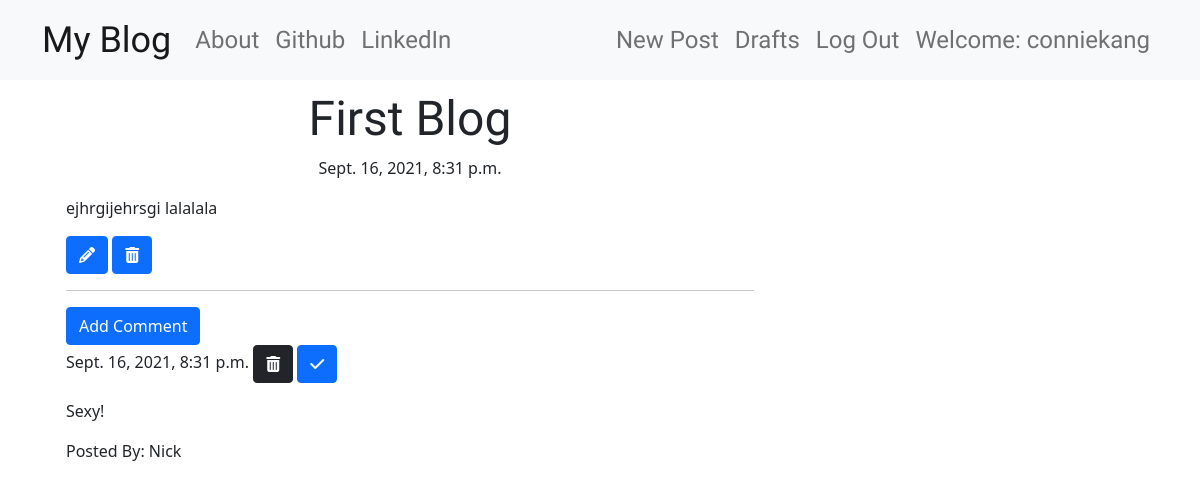
Screenshot of /post/3 (signed in) with the database file from the repository.
### blog/models.py (models this page shows, shortened)
class Post(models.Model):
    author = models.ForeignKey('auth.User', on_delete=models.CASCADE)
    title = models.CharField(max_length=200)
    text = models.TextField()
    create_date = models.DateTimeField(default=timezone.now())
    published_date = models.DateTimeField(blank=True, null=True)

class Comment(models.Model):
    post = models.ForeignKey('blog.Post', related_name='comments',on_delete=models.CASCADE)
    author = models.CharField(max_length=200)
    text = models.TextField()
    create_date = models.DateTimeField(default=timezone.now())
    approved_comment = models.BooleanField(default=False)

### blog/views.py (the view)
# urls.py: re_path(r'post/(?P<pk>\d+)$', views.PostDetailView.as_view(), name='post_detail'),
class PostDetailView(DetailView):
    model = Post

### blog/templates/blog/post_detail.html
{% extends 'blog/base.html' %}
{% block content %}
<div class="container">
<h1 class="posttitle loader">
    {{post.title}}
</h1>
{% if post.published_date %}
<div class="date postdate">
    {{ post.published_date }}
</div>
{% else %}
<a class="btn btn-dark" href="{% url 'post_publish' pk=post.pk %}">Publish</a>
{% endif %}
<p class="postcontent">{{post.text|safe|linebreaksbr}}</p>
{% if user.is_authenticated %}
<a class="btn btn-primary" href="{% url 'post_edit' pk=post.pk %}">
    <i class="fas fa-pencil-alt"></i>
</a>
<a class="btn btn-primary" href="{% url 'post_remove' pk=post.pk %}">
    <i class="fas fa-trash-alt"></i>
</a>
{% endif %}
<hr>
    <a href="{% url 'add_comment_to_post' pk=post.pk %}" class="btn btn-primary btn-comment">Add Comment</a>
    {% for comment in post.comments.all  %}
    <br>
        {% if user.is_authenticated or comment.approved_comment %}
            {{comment.create_date}}
            {% if not comment.approved_comment %}
            <a class="btn btn-dark" href="{% url 'comment_remove' pk=comment.pk %}">
                <i class="fas fa-trash-alt"></i>
            </a>
            <a class="btn btn-primary" href="{% url 'comment_approve' pk=comment.pk %}">
                <i class="fas fa-check"></i>
            </a>
            {% endif %}
            <p>{{comment.text|safe|linebreaksbr}}</p>
            <p>Posted By: {{comment.author}}</p>
        {% endif %}
        {% empty %}
        <p>No Comment</p>
    {% endfor %}
</div>
{% endblock content %}

### blog/templates/blog/base.html (shortened to what this page needs)
{% load static %}
<!DOCTYPE html>
<html lang="en">
<head>
    <link href="https://cdn.jsdelivr.net/npm/bootstrap@5.1.1/dist/css/bootstrap.min.css" rel="stylesheet">
    <link rel="stylesheet" href="//cdn.jsdelivr.net/npm/medium-editor@latest/dist/css/medium-editor.min.css" type="text/css" media="screen" charset="utf-8">
    <link rel="stylesheet" href="{% static 'css/blog.css' %}">
</head>
<body class="loader">
    <nav class="navbar navbar-expand-lg navbar-light bg-light techfont custom-navbar">
        <div class="container">
        <a class="navbar-brand bigbrand" href="{% url 'post_list' %}">My Blog</a>
          <div class="collapse navbar-collapse" id="navbarNavDropdown">
            <ul class="navbar-nav mr-auto">
                <li class="nav-item">
                    <a class="nav-link" href="{% url 'about' %}">About</a>
                </li>
                <li class="nav-item">
                    <a class="nav-link" href="https://github.com/conniehqk">Github</a>
                </li>
                <li class="nav-item">
                    <a class="nav-link" href="https://www.linkedin.com/in/connie-kang-948366115/">LinkedIn</a>
                </li>
            </ul>
            <ul class="navbar-nav ms-auto">
                {% if user.is_authenticated %}
                <li class="nav-item">
                    <a class="nav-link" href="{% url 'post_new' %}">New Post</a>
                </li>
                <li class="nav-item">
                    <a class="nav-link" href="{% url 'post_draft_list' %}">Drafts</a>
                </li>
                <li class="nav-item">
                    <a class="nav-link" href="{% url 'logout' %}">Log Out</a>
                </li>
                <li class="nav-item">
                    <a class="nav-link">Welcome: {{user.username}}</a>
                </li>
                {% else %}
                <li class="nav-item">
                    <a class="nav-link" href="{% url 'login' %}"><i class="fas fa-user"></i></a>
                </li>
                {% endif %}
            </ul>
          </div>
        </div>
    </nav>
    <div class="content container">
        <div class="row">
            <div class="col-md-8">
                <div class="blog_posts">
                    {% block content %}
                    {% endblock %}
                </div>
            </div>
        </div>
    </div>
</body>
</html>

### blog/static/css/blog.css (style rules this page uses)
.techfont { font-family: 'Architects Daughter', cursive; font-size: 1.5em; margin-bottom: 10px; }
.bigbrand { font-size: 1.5em; }
.postdate { text-align: center; }
.posttitle { font-family: 'Architects Daughter', cursive; font-size: 3em; text-align: center; }
.postcontent { font-family: 'Antic Slab', serif; font-size: 1.5em; }
.btn-comment { position:relative; right: 0px; }
.loader { filter:hue-rotate(0deg); color:linear-gradient(45deg,#0f8,#08f); animation:hue 10000ms infinite linear; }

### rows the page displays
Post: title "First Blog", published_date "Sept. 16, 2021, 8:31 p.m.", text "ejhrgijehrsgi lalalala"
Comment: create_date "Sept. 16, 2021, 8:31 p.m.", approved_comment False (drawn), text "Sexy!", author "Nick"

### other values shown
{{ user.username }} "conniekang"
